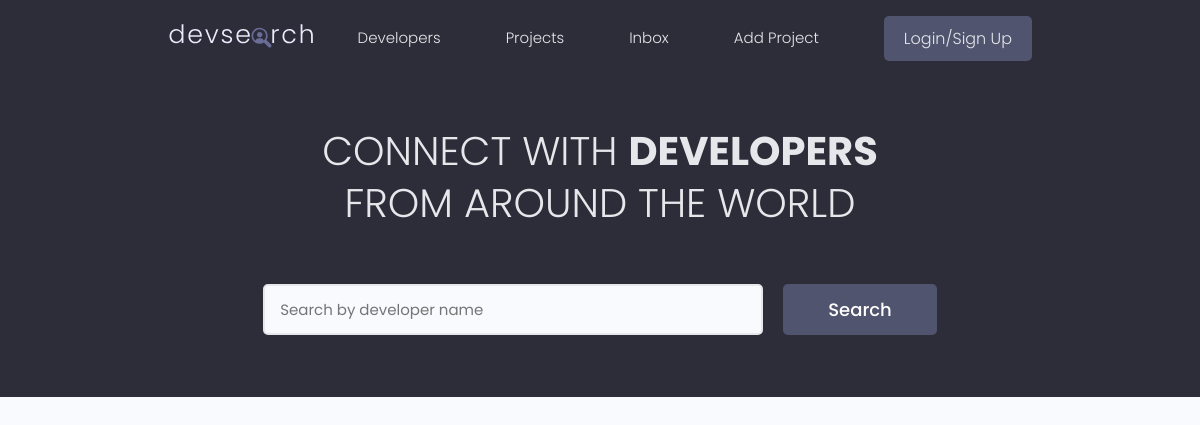
The app's page /, older data.
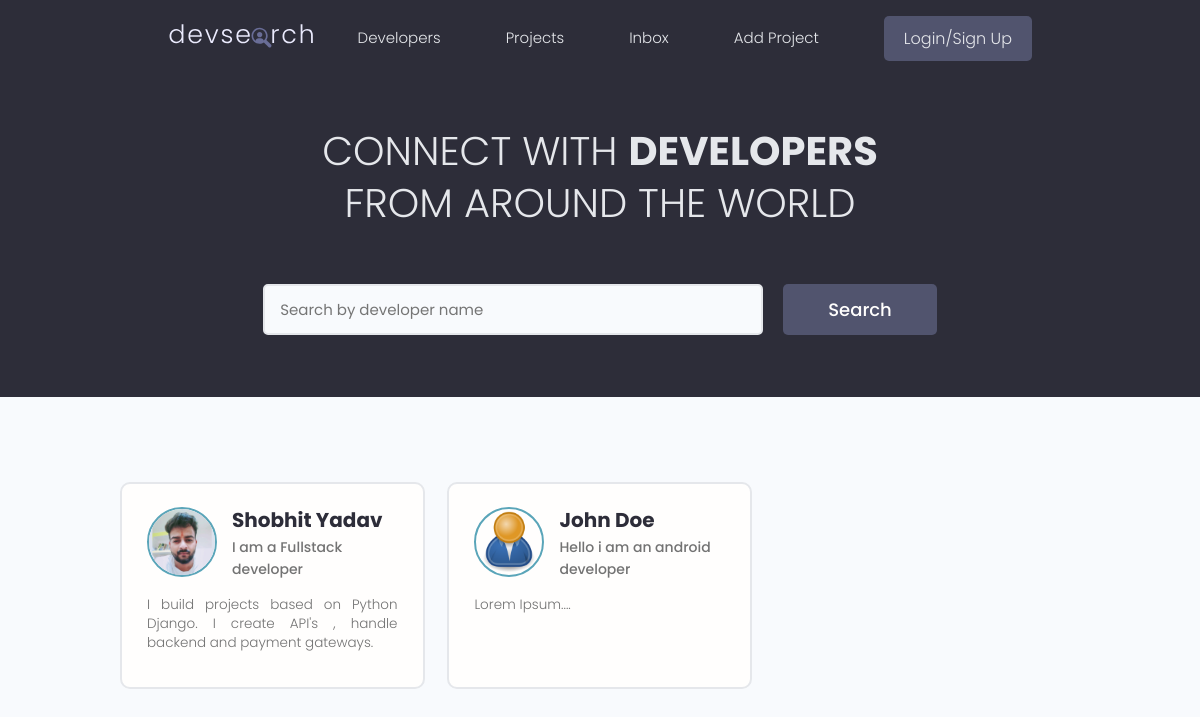
The same page, newer data.
### users/models.py (models this page shows, shortened)
class Profile(models.Model):
    user=models.OneToOneField(User, on_delete=models.CASCADE, null=True, blank=True)
    name=models.CharField(max_length=200, null=True,blank=True)
    email=models.EmailField(max_length=500, null=True,blank=True)
    username=models.CharField(max_length=200, null=True,blank=True)
    location=models.CharField(max_length=200, null=True,blank=True)
    short_intro=models.CharField(max_length=200, null=True,blank=True)
    bio=models.TextField(null=True,blank=True)
    profile_image=models.ImageField(null=True,blank=True,upload_to='profiles/',default='profiles/user-default.png')
    social_github=models.CharField(max_length=200, null=True,blank=True)
    social_twitter=models.CharField(max_length=200, null=True,blank=True)
    social_linkedin=models.CharField(max_length=200, null=True,blank=True)
    social_youtube=models.CharField(max_length=200, null=True,blank=True)
    social_website=models.CharField(max_length=200, null=True,blank=True)
    created=models.DateTimeField(auto_now_add=True)
    id=models.UUIDField(default=uuid.uuid4, unique=True, primary_key=True, editable=False)

### users/views.py (the view)
# urls.py: path('', views.profiles, name='profiles'),
def profiles(request):
    profiles=Profile.objects.all()
    context={'profiles':profiles}
    return render(request, 'users/profiles.html', context)

### users/templates/users/profiles.html (shortened to what this page needs)
{% extends 'main.html' %}
{% block content %}
<main class="home">
    <section class="hero-section text-center">
      <div class="container container--narrow">
        <div class="hero-section__box">
          <h2>CONNECT WITH <span>DEVELOPERS</span></h2>
          <h2>FROM AROUND THE WORLD</h2>
        </div>
        <div class="hero-section__search">
          <form class="form" action="#" method="get">
            <div class="form__field">
              <input class="input input--text" id="formInput#search" type="text" name="text"
                placeholder="Search by developer name" />
            </div>
            <input class="btn btn--sub btn--lg" type="submit" value="Search" />
          </form>
        </div>
      </div>
    </section>
    <section class="devlist">
      <div class="container">
        <div class="grid grid--three">
        {% for profile in profiles %}
          <div class="column card">
            <div class="dev">
              <a href="{% url 'user-profile' profile.id %}" class="card__body">
                <div class="dev__profile">
                  <img class="avatar avatar--md" src="{{ profile.profile_image.url }}" alt="image" />
                  <div class="dev__meta">
                    <h3>{{profile.name}}</h3>
                    <h5>{{profile.short_intro|slice:"60"}}</h5>
                  </div>
                </div>
                <p class="dev__info">
                  {{profile.bio|slice:"200"}}
                </p>
              </a>
            </div>
          </div>
          {% endfor %}
        </div>
      </div>
    </section>
  </main>
{% endblock %}

Row changes from the older to the newer data that the page shows:
added Profile: profile_image (picture), name "Shobhit Yadav", short_intro "I am a Fullstack developer", bio "I build projects based on Python Django. I create API's , handle backend and payment gateways."
added Profile: profile_image (placeholder picture), name "John Doe", short_intro "Hello i am an android developer", bio "Lorem Ipsum...."
